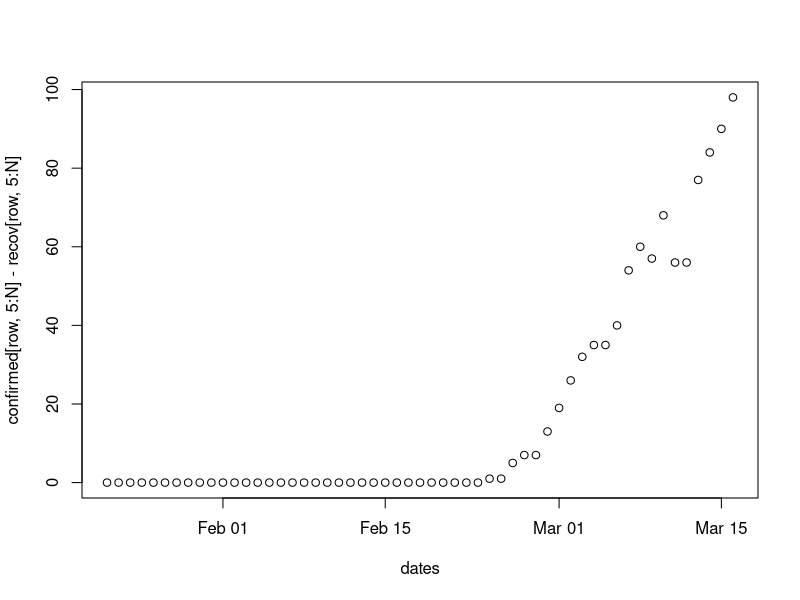

Write R code to recreate this figure. (Note: this script raises an error after producing the figure.)
library(reshape2)
library(ggplot2)
library(dplyr)


## Setup

confirmed = read.csv("data/time_series_19-covid-Confirmed.csv", stringsAsFactors = F)
deaths=read.csv("data/time_series_19-covid-Deaths.csv", stringsAsFactors = F)
recov = read.csv("data/time_series_19-covid-Recovered.csv", stringsAsFactors = F)



colstr=colnames(confirmed)[5:ncol(confirmed)]
dstr=vapply(colstr, function(x) substr(x, start = 2, stop = nchar(x)), FUN.VALUE="hi")
dates=as.Date(dstr, format = "%m.%d.%y")
N=ncol(confirmed)


row=25
plot(dates,confirmed[row,5:N]-recov[row,5:N])


#airChina_names=c('Beijing', 'Shanghai', 'Guangdong', 'Henan', 'Jiangsu', 'Liaoning', 'Shandong', 'Fujian')
airCountries=c('Japan', 'Germany', 'France', 'India', 'UK')
#china_confirmed = confirmed[which(confirmed$Province %in% airChina_names),]
#china_death = deaths[which(confirmed$Province %in% airChina_names),]
#china_rec = recov[which(confirmed$Province %in% airChina_names),]


#china_total_conf = colSums(china_confirmed[,5:N])
#china_total_rec = colSums(china_rec[,5:N])
#china_total_death=colSums(china_death[,5:N])
#plot(dates,china_total_conf-china_total_rec-china_total_death)


conf = melt(confirmed, id.vars = c("Province", "Region", "Lat","Long"),
                measure.vars = colnames(confirmed)[5:N])
recsimp = melt(recov, id.vars = c("Province", "Region", "Lat","Long"),
                measure.vars = colnames(confirmed)[5:N])
deathsimp = melt(deaths, id.vars = c("Province", "Region", "Lat","Long"),
                measure.vars = colnames(confirmed)[5:N])
conf$variable=as.Date(conf$variable, format = "X%m.%d.%y")
colnames(conf)=c("Province","Region","Lat","Long","date","cases")
allsimp=conf; allsimp$prev = conf$cases-recsimp$value - deathsimp$value
allsimp$deaths = deathsimp$value
allsimp$recovered = recsimp$value


extractPrevRegion = function(thisname) {
    if (thisname %in% confirmed$Region) {
        conftmp=confirmed[which(confirmed$Region %in% thisname), ] 
        rectmp=recov[which(confirmed$Region %in% thisname), ] 
        deathtmp=deaths[which(confirmed$Region %in% thisname), ] 
    } else {if (thisname %in% confirmed$Province) {
        conftmp=confirmed[which(confirmed$Province %in% thisname), ] 
        rectmp=recov[which(confirmed$Province %in% thisname), ] 
        deathtmp=deaths[which(confirmed$Province %in% thisname), ] 
    }}
    if (nrow(conftmp) > 1) { 
      cases=colSums(conftmp[,5:ncol(conftmp)]) 
      recs = colSums(rectmp[,5:ncol(rectmp)]) 
      deas=colSums(deathtmp[,5:ncol(deathtmp)]) 
    } else {cases=conftmp[5:ncol(conftmp)]
      recs=rectmp[5:ncol(rectmp)]
      deas=deathtmp[5:ncol(deathtmp)]
    }
    return(prevs=cases-recs-deas)
}

getForecast=function(prevs, nDays=10, lastDay=55,mode="poly") {
  nDays=10
  lastDay=58 #UPDATE

# take last 10 days of the data
x = (length(prevs)-nDays+1):length(prevs) # was 38:47, for  last nDays 
ind=x # index to pull last 10 days of prevalence
y=vector()
y[1:nDays]=prevs[ind] # cases[ind]-recs[ind]-deas[ind]
mydf=data.frame(t=x, n=unlist(y)+0.01)
xx <- seq(min(ind),lastDay,by=1)

#  and  make the fit 
if (mode == "poly") { fit2 <- lm(formula = n~poly(t,2), data=mydf) 
fitline=predict(object=fit2, newdata =data.frame(t= xx))}

if (mode == "exp"){ fit2 <- lm(formula = log(n) ~ t, data=mydf)
fitline=exp(predict(object=fit2, newdata =data.frame(t= xx)))}

myfore=data.frame(t=xx,n=pmax(fitline,0*fitline))

return(list(thedata =mydf, myfore=myfore))
}


# return forecast with date, forecasted prevalence

allnames = c(airCountries, "China", "US", "Iran")
allfores = lapply( allnames,
        function(thisone) {prevs=extractPrevRegion(thisone)
        return(getForecast(prevs,mode="exp"))})

#plotlist=list()
#for (k in 1:length(allnames)) {
#plotlist[[k]] = ggplot(data=allfores[[k]]$thedata,aes(x=t,y=n))+geom_point() +
#  geom_line(data=allfores[[k]]$myfore, aes(x=t,y=n))+ggtitle(allnames[k])}

#plot_grid(plotlist=plotlist, ncol = 3)
#ggsave(file="quickforecasts.pdf", width=8,height=11)

forecastdf = data.frame(days=allfores[[1]]$myfore$t,
        dates=seq.Date(from=dates[min(allfores[[1]]$myfore$t)],
                       by=1, length.out=length(allfores[[1]]$myfore$t)))
for (k in 1:length(allnames)) {
  forecastdf[,k+2]=allfores[[k]]$myfore$n
}
colnames(forecastdf)[3:ncol(forecastdf)] = allnames
write.csv(forecastdf, file = "quickforecasts.csv")





















